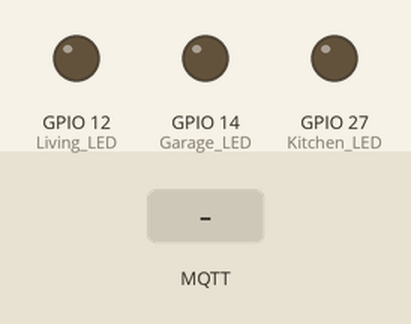
This program was run on a simulated ESP32. On the bench: output pins drawn as LEDs (lit = HIGH). Inputs (shaded band) come from the test bench. WiFi joins after 1.5 s; servers stay silent unless stated; no MQTT or app messages arrive unless stated; what the program prints to the serial monitor is not drawn.

Above: at 3.7 s.
3.8 s: MQTT message "on" arrives on the first subscribed topic
At 4.2 s:
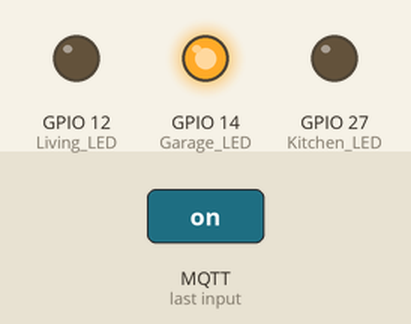
5.3 s: MQTT message "on" arrives on the second subscribed topic
At 6.5 s:
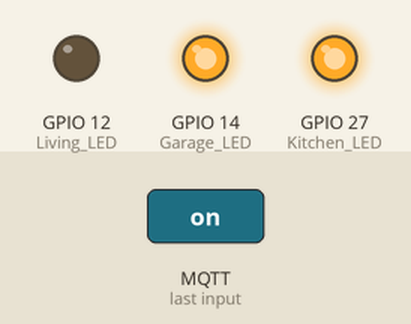
6.8 s: MQTT message "on" arrives on the third subscribed topic
At 7.7 s:
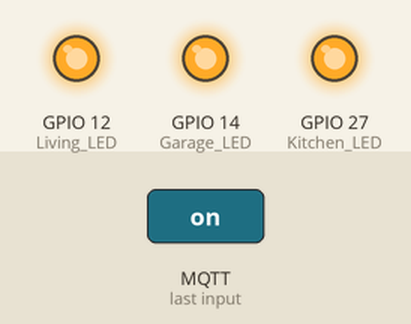
8.3 s: MQTT message "off" arrives on the first subscribed topic
At 8.9 s:
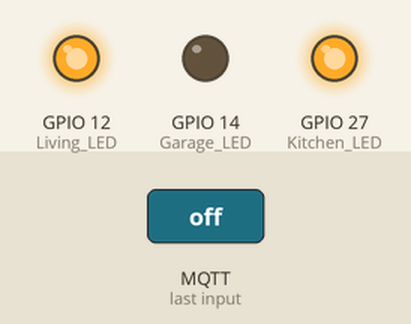
9.8 s: MQTT message "off" arrives on the second subscribed topic
At 11.0 s:
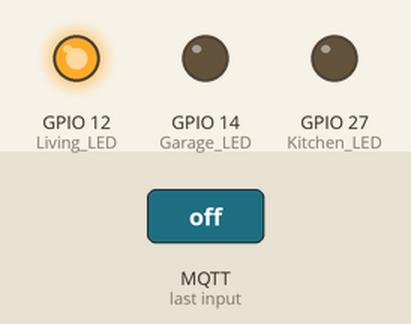
11.3 s: MQTT message "off" arrives on the third subscribed topic
At 12.4 s:
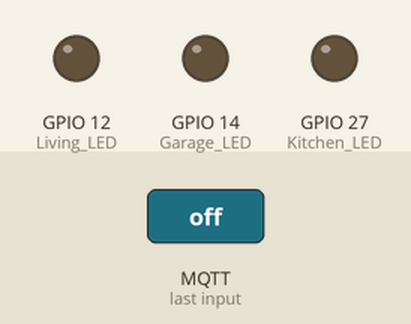
Timing chart, 0 to 13.8 s (numbered marks = the images above; inputs shaded):
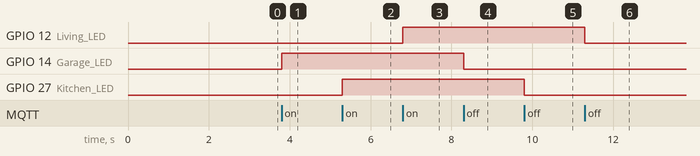

The program:

main.cpp
```cpp
#include <WiFi.h>
#include <PubSubClient.h>
#include <WiFiClientSecure.h>

// WiFi credentials
char ssid[] = "WE_9BFF74";
char pass[] = "m2315798";

//---- HiveMQ Cloud Broker settings
const char* mqtt_server = "9e76f359454b4390a6aee8af043690d7.s1.eu.hivemq.cloud";
const char* mqtt_username = "Ali Soliman";
const char* mqtt_password = "Ali.Sief1521";
const int mqtt_port = 8883;

const int Living_LED = 12; // Pin connected to DOUT of flame sensor
const int Garage_LED = 14; // Pin connected to AOUT of gas sensor
const int Kitchen_LED = 27; // Pin connected to buzzer

WiFiClientSecure espClient;
PubSubClient client(espClient);

// HiveMQ Cloud Let's Encrypt CA certificate
static const char *root_ca PROGMEM = R"EOF(
-----BEGIN CERTIFICATE-----
MIIFazCCA1OgAwIBAgIRAIIQz7DSQONZRGPgu2OCiwAwDQYJKoZIhvcNAQELBQAw
TzELMAkGA1UEBhMCVVMxKTAnBgNVBAoTIEludGVybmV0IFNlY3VyaXR5IFJlc2Vh
cmNoIEdyb3VwMRUwEwYDVQQDEwxJU1JHIFJvb3QgWDEwHhcNMTUwNjA0MTEwNDM4
WhcNMzUwNjA0MTEwNDM4WjBPMQswCQYDVQQGEwJVUzEpMCcGA1UEChMgSW50ZXJu
ZXQgU2VjdXJpdHkgUmVzZWFyY2ggR3JvdXAxFTATBgNVBAMTDElTUkcgUm9vdCBY
MTCCAiIwDQYJKoZIhvcNAQEBBQADggIPADCCAgoCggIBAK3oJHP0FDfzm54rVygc
h77ct984kIxuPOZXoHj3dcKi/vVqbvYATyjb3miGbESTtrFj/RQSa78f0uoxmyF+
0TM8ukj13Xnfs7j/EvEhmkvBioZxaUpmZmyPfjxwv60pIgbz5MDmgK7iS4+3mX6U
A5/TR5d8mUgjU+g4rk8Kb4Mu0UlXjIB0ttov0DiNewNwIRt18jA8+o+u3dpjq+sW
T8KOEUt+zwvo/7V3LvSye0rgTBIlDHCNAymg4VMk7BPZ7hm/ELNKjD+Jo2FR3qyH
B5T0Y3HsLuJvW5iB4YlcNHlsdu87kGJ55tukmi8mxdAQ4Q7e2RCOFvu396j3x+UC
B5iPNgiV5+I3lg02dZ77DnKxHZu8A/lJBdiB3QW0KtZB6awBdpUKD9jf1b0SHzUv
KBds0pjBqAlkd25HN7rOrFleaJ1/ctaJxQZBKT5ZPt0m9STJEadao0xAH0ahmbWn
OlFuhjuefXKnEgV4We0+UXgVCwOPjdAvBbI+e0ocS3MFEvzG6uBQE3xDk3SzynTn
jh8BCNAw1FtxNrQHusEwMFxIt4I7mKZ9YIqioymCzLq9gwQbooMDQaHWBfEbwrbw
qHyGO0aoSCqI3Haadr8faqU9GY/rOPNk3sgrDQoo//fb4hVC1CLQJ13hef4Y53CI
rU7m2Ys6xt0nUW7/vGT1M0NPAgMBAAGjQjBAMA4GA1UdDwEB/wQEAwIBBjAPBgNV
HRMBAf8EBTADAQH/MB0GA1UdDgQWBBR5tFnme7bl5AFzgAiIyBpY9umbbjANBgkq
hkiG9w0BAQsFAAOCAgEAVR9YqbyyqFDQDLHYGmkgJykIrGF1XIpu+ILlaS/V9lZL
ubhzEFnTIZd+50xx+7LSYK05qAvqFyFWhfFQDlnrzuBZ6brJFe+GnY+EgPbk6ZGQ
3BebYhtF8GaV0nxvwuo77x/Py9auJ/GpsMiu/X1+mvoiBOv/2X/qkSsisRcOj/KK
NFtY2PwByVS5uCbMiogziUwthDyC3+6WVwW6LLv3xLfHTjuCvjHIInNzktHCgKQ5
ORAzI4JMPJ+GslWYHb4phowim57iaztXOoJwTdwJx4nLCgdNbOhdjsnvzqvHu7Ur
TkXWStAmzOVyyghqpZXjFaH3pO3JLF+l+/+sKAIuvtd7u+Nxe5AW0wdeRlN8NwdC
jNPElpzVmbUq4JUagEiuTDkHzsxHpFKVK7q4+63SM1N95R1NbdWhscdCb+ZAJzVc
oyi3B43njTOQ5yOf+1CceWxG1bQVs5ZufpsMljq4Ui0/1lvh+wjChP4kqKOJ2qxq
4RgqsahDYVvTH9w7jXbyLeiNdd8XM2w9U/t7y0Ff/9yi0GE44Za4rF2LN9d11TPA
mRGunUHBcnWEvgJBQl9nJEiU0Zsnvgc/ubhPgXRR4Xq37Z0j4r7g1SgEEzwxA57d
emyPxgcYxn/eR44/KJ4EBs+lVDR3veyJm+kXQ99b21/+jh5Xos1AnX5iItreGCc=
-----END CERTIFICATE-----
)EOF";

unsigned long lastMsg = 0;
#define MSG_BUFFER_SIZE (500)
char msg[MSG_BUFFER_SIZE];
int value = 0;

void setup_wifi() {
delay(10);
// We start by connecting to a WiFi network
Serial.println();
Serial.print("Connecting to ");
Serial.println(ssid);

WiFi.mode(WIFI_STA);
WiFi.begin(ssid, pass);

while (WiFi.status() != WL_CONNECTED) {
delay(500);
Serial.print(".");
}

randomSeed(micros());

Serial.println("");
Serial.println("WiFi connected");
Serial.println("IP address: ");
Serial.println(WiFi.localIP());
}

void callback(char* topic, byte* payload, unsigned int length) {
    Serial.print("Message arrived [");
    Serial.print(topic);
    Serial.print("] ");
    String arrived_mess;
    for (int i = 0; i < length; i++) {
        arrived_mess += (char)payload[i];
    }

    //____Living____
    if (strcmp(topic, "LED/Living") == 0) {
        if (arrived_mess.equals("on")) {
            digitalWrite(Living_LED, HIGH);
        } else if (arrived_mess.equals("off")) {
            digitalWrite(Living_LED, LOW);
        }
    }
    //____Garage____
    else if (strcmp(topic, "LED/Garage") == 0) {
        if (arrived_mess.equals("on")) {
            digitalWrite(Garage_LED, HIGH);
        } else if (arrived_mess.equals("off")) {
            digitalWrite(Garage_LED, LOW);
        }
    }
    //____Kitchen____
    else if (strcmp(topic, "LED/Kitchen") == 0) {
        if (arrived_mess.equals("on")) {
            digitalWrite(Kitchen_LED, HIGH);
        } else if (arrived_mess.equals("off")) {
            digitalWrite(Kitchen_LED, LOW);
        }
    }
}

void reconnect() {
// Loop until we’re reconnected
while (!client.connected()) {
Serial.print("Attempting MQTT connection… ");
String clientId = "ESP32Client";
// Attempt to connect
if (client.connect(clientId.c_str(), mqtt_username, mqtt_password)) {
Serial.println("connected!");
// Once connected, publish an announcement...
client.publish("ESP32/status", "connected");
// ... and resubscribe
client.subscribe("LED/Garage");
client.subscribe("LED/Kitchen");
client.subscribe("LED/Living");
} else {
Serial.print("failed, rc = ");
Serial.print(client.state());
Serial.println(" try again in 5 seconds");
// Wait 5 seconds before retrying
delay(5000);
}
}
}


void setup() {
delay(500);
// When opening the Serial Monitor, select 9600 Baud
Serial.begin(9600);
pinMode(Living_LED,OUTPUT);
pinMode(Garage_LED,OUTPUT);
pinMode(Kitchen_LED,OUTPUT);
delay(500);
setup_wifi();
espClient.setCACert(root_ca);
client.setServer(mqtt_server, mqtt_port);
client.setCallback(callback);
}

void loop() {
if (!client.connected()) {
reconnect();
}
client.loop();

}
```

Measured:
- after the input at 3.8 s, GPIO 14 (Garage_LED): LOW → HIGH at once
- after the input at 5.3 s, GPIO 27 (Kitchen_LED): LOW → HIGH at once
- after the input at 6.8 s, GPIO 12 (Living_LED): LOW → HIGH at once
- after the input at 8.3 s, GPIO 14 (Garage_LED): HIGH → LOW at once
- after the input at 9.8 s, GPIO 27 (Kitchen_LED): HIGH → LOW at once
- after the input at 11.3 s, GPIO 12 (Living_LED): HIGH → LOW at once
